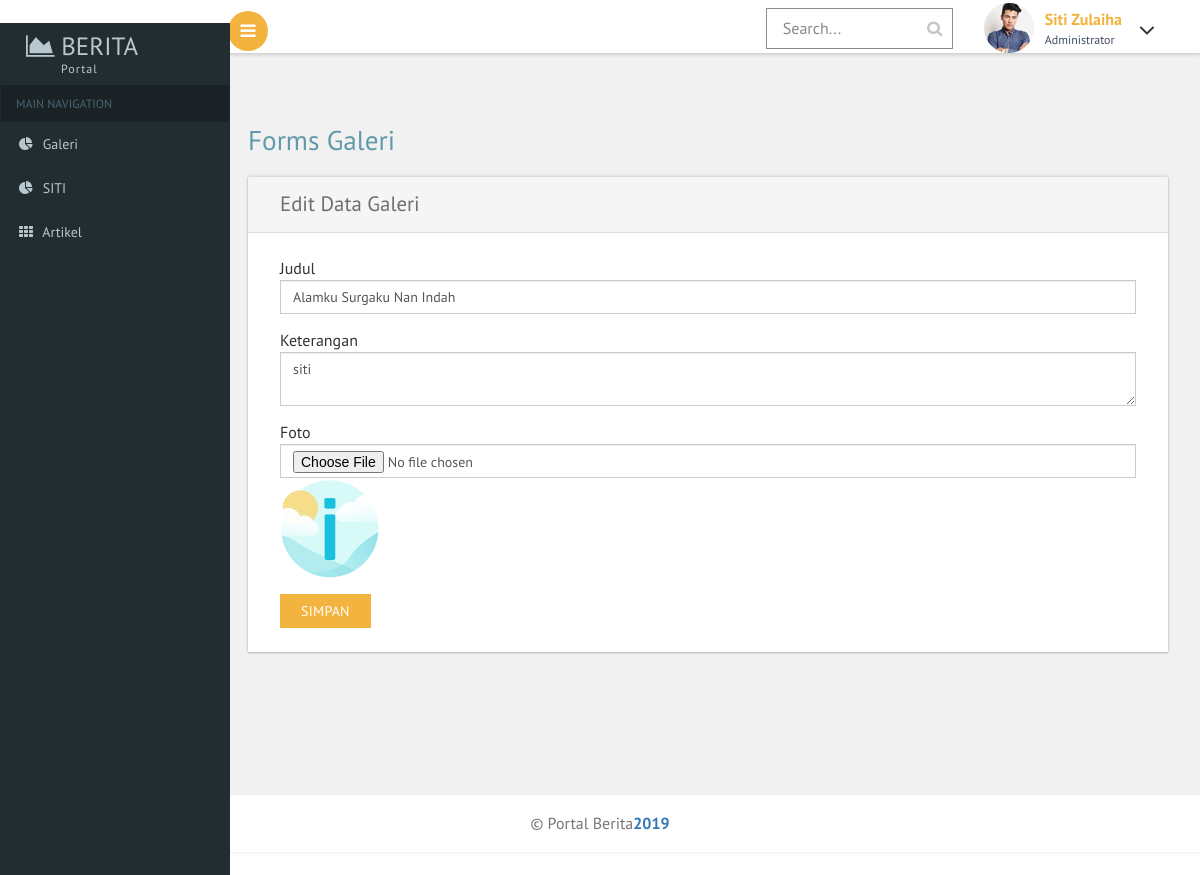
The page /User/edit_galeri.php?url=4 on the database its author committed.
### tables this page shows
CREATE TABLE `tb_galeri` (
  `id_galeri` int(50) NOT NULL,
  `judul_foto` varchar(30) NOT NULL,
  `foto` varchar(30) NOT NULL,
  `ket_foto` text NOT NULL
);

### User/edit_galeri.php (the view, shortened to what this page needs)
<?php
include "koneksi.php";
$id = $_GET['url'];
$sql = mysqli_query($con, "SELECT * FROM tb_galeri where id_galeri = '$id'");
while($row = mysqli_fetch_array($sql)){
	?>
	<?php include "header.php" ?>;
	<?php include "sidebar.php" ?>;
	<?php include "admin.php" ?>;
	<div id="page-wrapper">
		<div class="main-page">
			<div class="forms">
				<h2 class="title1">Forms Galeri</h2>
				<div class="form-grids row widget-shadow" data-example-id="basic-forms">
					<div class="form-title">
						<h4>Edit Data Galeri</h4>
					</div>
					<div class="form-body">
						<form method="post" action="proses_galeri.php?url=<?php echo $row['id_galeri'];?>" enctype="multipart/form-data">
							<div class="form-group">
								<label>Judul</label>
								<input type="text" class="form-control" name="txt_judul" value="<?php echo $row['judul_foto']?>" placeholder="Masukan Judul" required="">
							</div>
							<div class="form-group">
								<label>Keterangan</label>
								<textarea class="form-control" name="txt_ket" placeholder="Masukan Keterangan" required=""><?php echo $row[ 'ket_foto']?></textarea>
							</div>
							<div class="form-group">
								<label>Foto</label>
								<input type="file" class="form-control" name="file_gambar">
								<img src="images/<?php echo $row['foto']?>" style="width: 100px">
							</div>
							<button type="submit"  class="btn btn-default" name="btn_edit">SIMPAN</button>
						</form>
					</div>
				</div>
			</div>
		</div>
	</div>
</div>
<?php include "footer.php" ?>;
<?php } ?>

### User/sidebar.php (shortened to what this page needs)
<body class="cbp-spmenu-push">
	<div class="main-content">
		<div class="cbp-spmenu cbp-spmenu-vertical cbp-spmenu-left" id="cbp-spmenu-s1">
			<aside class="sidebar-left">
				<nav class="navbar navbar-inverse">
					<div class="navbar-header">
						<h1><a class="navbar-brand" href="index.php"><span class="fa fa-area-chart"></span> Berita<span class="dashboard_text">Portal</span></a></h1>
					</div>
					<div class="collapse navbar-collapse" id="bs-example-navbar-collapse-1">
						<ul class="sidebar-menu">
							<li class="header">MAIN NAVIGATION</li>
							<li class="treeview">
								<a href="index.php">
									<i class="fa fa-pie-chart"></i>
									<span>Galeri</span>
								</a>
							</li>
							<li class="treeview">
								<a href="index.php">
									<i class="fa fa-pie-chart"></i>
									<span>SITI</span>
								</a>
							</li>
							<li>
								<a href="artikel.php">
									<i class="fa fa-th"></i>
									<span>Artikel</span>
								</a>
							</li>
						</ul>
					</div>
				</nav>
			</aside>
		</div>

### User/admin.php (shortened to what this page needs)
<div class="sticky-header header-section ">
			<div class="header-left">
				<button id="showLeftPush"><i class="fa fa-bars"></i></button>
				<div class="clearfix"> </div>
			</div>
			<div class="header-right">
				<div class="search-box">
					<form class="input">
						<input class="sb-search-input input__field--madoka" placeholder="Search..." type="search" id="input-31" />
						<label class="input__label" for="input-31">
							<svg class="graphic" width="100%" height="100%" viewBox="0 0 404 77" preserveAspectRatio="none">
								<path d="m0,0l404,0l0,77l-404,0l0,-77z"/>
							</svg>
						</label>
					</form>
				</div>
				<div class="profile_details">
					<ul>
						<li class="dropdown profile_details_drop">
							<a href="#" class="dropdown-toggle" data-toggle="dropdown" aria-expanded="false">
								<div class="profile_img">
									<span class="prfil-img"><img src="images/2.jpg" alt=""> </span>
									<div class="user-name">
										<p>Siti Zulaiha</p>
										<span>Administrator</span>
									</div>
									<i class="fa fa-angle-down lnr"></i>
									<div class="clearfix"></div>
								</div>
							</a>
						</li>
					</ul>
				</div>
				<div class="clearfix"> </div>
			</div>
			<div class="clearfix"> </div>
		</div>

### User/footer.php (shortened to what this page needs)
	<div class="footer">
			<p>&copy; Portal Berita<a href="https://lawba.com/" target="_blank">2019</a></p>
		</div>
</body>
</html>

### User/css/custom.css (style rules this page uses)
#page-wrapper { padding:5em 2em 2.5em; background-color: #F1F1F1; }

### rows shown on the page
tb_galeri: txt_judul "Alamku Surgaku Nan Indah", txt_ket "siti", foto (picture)
